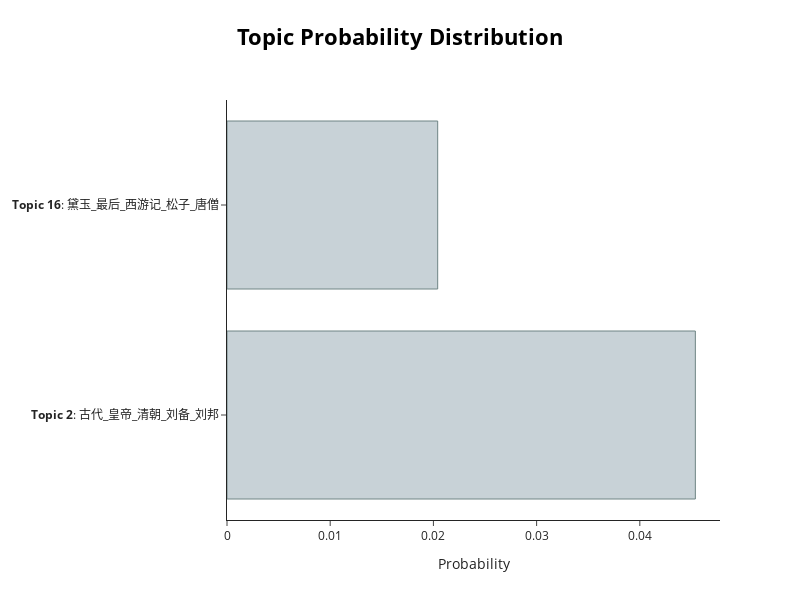

The notebook cell this image was saved under:
### Code cell
first_new_topic_probs = topic_model.visualize_distribution(probs[0])
first_new_topic_probs.write_html('first_new_topic_probs.html')
first_new_topic_probs

### Figure 1 — Plotly figure (JSON) as saved in the notebook; plotly's stock layout.template omitted (floating-point values rounded to 4 significant figures)
{"data": [{"marker": {"color": "#C8D2D7", "line": {"color": "#6E8484", "width": 1}}, "orientation": "h", "type": "bar", "x": [0.04538, 0.02042], "y": ["<b>Topic 2</b>: 古代_皇帝_清朝_刘备_刘邦", "<b>Topic 16</b>: 黛玉_最后_西游记_松子_唐僧"]}], "layout": {"height": 600, "hoverlabel": {"bgcolor": "white", "font": {"family": "Rockwell", "size": 16}}, "title": {"font": {"color": "Black", "size": 22}, "text": "<b>Topic Probability Distribution</b>", "x": 0.5, "xanchor": "center", "y": 0.95, "yanchor": "top"}, "width": 800, "xaxis": {"title": {"text": "Probability"}}}}
